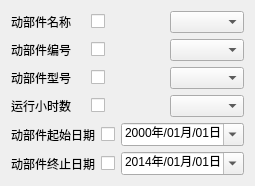
            <widget class="QWidget" name="scrollAreaWidgetContents_5">
             <property name="geometry">
              <rect>
               <x>0</x>
               <y>0</y>
               <width>253</width>
               <height>186</height>
              </rect>
             </property>
             <layout class="QVBoxLayout" name="verticalLayout">
              <item>
               <layout class="QHBoxLayout" name="horizontalLayout_108">
                <item>
                 <widget class="QLabel" name="label_100">
                  <property name="text">
                   <string>动部件名称</string>
                  </property>
                  <property name="buddy">
                   <cstring>abm_abrasiveidChkBox</cstring>
                  </property>
                 </widget>
                </item>
                <item>
                 <widget class="QCheckBox" name="movepartNameChkBox">
                  <property name="text">
                   <string/>
                  </property>
                 </widget>
                </item>
                <item>
                 <widget class="QComboBox" name="movepartNameCbBox"/>
                </item>
               </layout>
              </item>
              <item>
               <layout class="QHBoxLayout" name="horizontalLayout_107">
                <item>
                 <widget class="QLabel" name="label_99">
                  <property name="text">
                   <string>动部件编号</string>
                  </property>
                  <property name="buddy">
                   <cstring>fegp_ferrographyreportidChkBox</cstring>
                  </property>
                 </widget>
                </item>
                <item>
                 <widget class="QCheckBox" name="movepartIdChkBox">
                  <property name="text">
                   <string/>
                  </property>
                 </widget>
                </item>
                <item>
                 <widget class="QComboBox" name="movepartIdCbBox"/>
                </item>
               </layout>
              </item>
              <item>
               <layout class="QHBoxLayout" name="horizontalLayout_109">
                <item>
                 <widget class="QLabel" name="label_101">
                  <property name="text">
                   <string>动部件型号</string>
                  </property>
                  <property name="buddy">
                   <cstring>movepartIdChkBox</cstring>
                  </property>
                 </widget>
                </item>
                <item>
                 <widget class="QCheckBox" name="movepartTypeChkBox">
                  <property name="text">
                   <string/>
                  </property>
                 </widget>
                </item>
                <item>
                 <widget class="QComboBox" name="movepartTypeCbBox"/>
                </item>
               </layout>
              </item>
              <item>
               <layout class="QHBoxLayout" name="horizontalLayout_110">
                <item>
                 <widget class="QLabel" name="label_102">
                  <property name="text">
                   <string>运行小时数</string>
                  </property>
                  <property name="buddy">
                   <cstring>partrunHourChkBox</cstring>
                  </property>
                 </widget>
                </item>
                <item>
                 <widget class="QCheckBox" name="partrunHourChkBox">
                  <property name="text">
                   <string/>
                  </property>
                 </widget>
                </item>
                <item>
                 <widget class="QComboBox" name="partrunHourCbBox"/>
                </item>
               </layout>
              </item>
              <item>
               <layout class="QHBoxLayout" name="horizontalLayout_111">
                <item>
                 <widget class="QLabel" name="label_103">
                  <property name="text">
                   <string>动部件起始日期</string>
                  </property>
                  <property name="buddy">
                   <cstring>checkBox_11</cstring>
                  </property>
                 </widget>
                </item>
                <item>
                 <widget class="QCheckBox" name="movepartStartDataChkBox">
                  <property name="text">
                   <string/>
                  </property>
                 </widget>
                </item>
                <item>
                 <widget class="QDateEdit" name="movepartStartDateEdit">
                  <property name="displayFormat">
                   <string>yyyy年/MM月/dd日</string>
                  </property>
                  <property name="calendarPopup">
                   <bool>true</bool>
                  </property>
                 </widget>
                </item>
               </layout>
              </item>
              <item>
               <layout class="QHBoxLayout" name="horizontalLayout_112">
                <item>
                 <widget class="QLabel" name="label_104">
                  <property name="text">
                   <string>动部件终止日期</string>
                  </property>
                  <property name="buddy">
                   <cstring>checkBox_12</cstring>
                  </property>
                 </widget>
                </item>
                <item>
                 <widget class="QCheckBox" name="movepartEndDataChkBox">
                  <property name="text">
                   <string/>
                  </property>
                 </widget>
                </item>
                <item>
                 <widget class="QDateEdit" name="movepartEndDateEdit">
                  <property name="date">
                   <date>
                    <year>2014</year>
                    <month>1</month>
                    <day>1</day>
                   </date>
                  </property>
                  <property name="displayFormat">
                   <string>yyyy年/MM月/dd日</string>
                  </property>
                  <property name="calendarPopup">
                   <bool>true</bool>
                  </property>
                 </widget>
                </item>
               </layout>
              </item>
              <item>
               <spacer name="verticalSpacer_2">
                <property name="orientation">
                 <enum>Qt::Vertical</enum>
                </property>
                <property name="sizeHint" stdset="0">
                 <size>
                  <width>20</width>
                  <height>40</height>
                 </size>
                </property>
               </spacer>
              </item>
             </layout>
            </widget>
